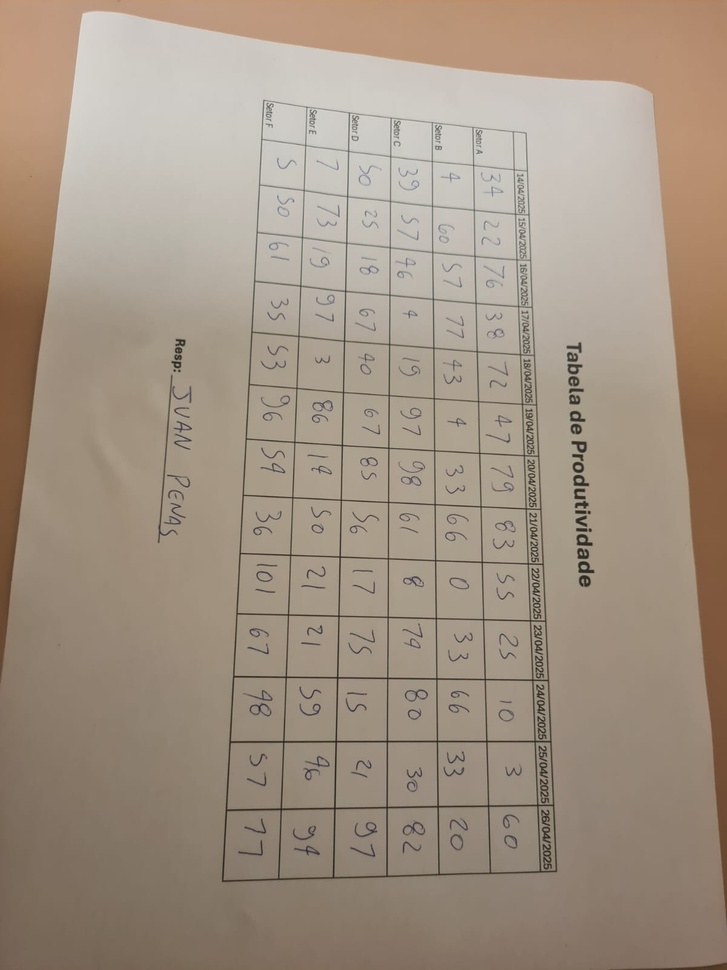
#> input picture foto.jpeg, 727 x 970 px, shrunk from 1200 x 1600 before the run
$ python main.py
#> lines starting #> are read from the running program, lines starting #| are printed output that depends on the picture; after the words box and inside, x2 and y2 are one past the last pixel; in counts of white or black regions, pixels touching at a corner belong together
import cv2
import numpy as np
import matplotlib.pyplot as plt
from datetime import datetime

start = datetime.now()


def display_image(image, figsize=(8, 8), title=None):
    """Exibe uma imagem com matplotlib em RGB."""
    image = cv2.cvtColor(image, cv2.COLOR_BGR2RGB)
    plt.figure(figsize=figsize)
    plt.imshow(image)
    plt.axis('off')
    if title:
        plt.title(title)
    plt.show()


# Carrega a imagem
image_original = cv2.imread('foto.jpeg')
#> image_original is the input picture: shape (970, 727, 3); mean B, G, R 131.1, 146.9, 162

# Rotaciona a imagem 90 graus no sentido anti-horário
image_original = cv2.rotate(image_original, cv2.ROTATE_90_COUNTERCLOCKWISE)
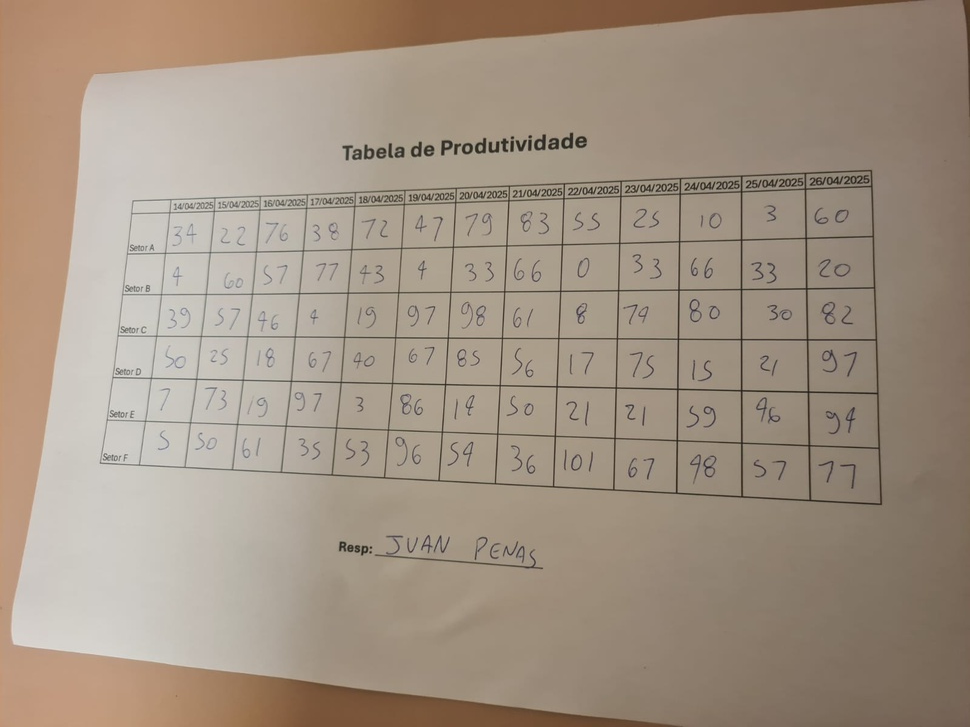
#> image_original: shape (727, 970, 3); mean B, G, R 131.1, 146.9, 162
cv2.imwrite('image_original.jpg', image_original)

image = image_original.copy()
display_image(image, figsize=(8, 8), title='Imagem Original')

# Detecta bordas
gray = cv2.cvtColor(image, cv2.COLOR_BGR2GRAY)
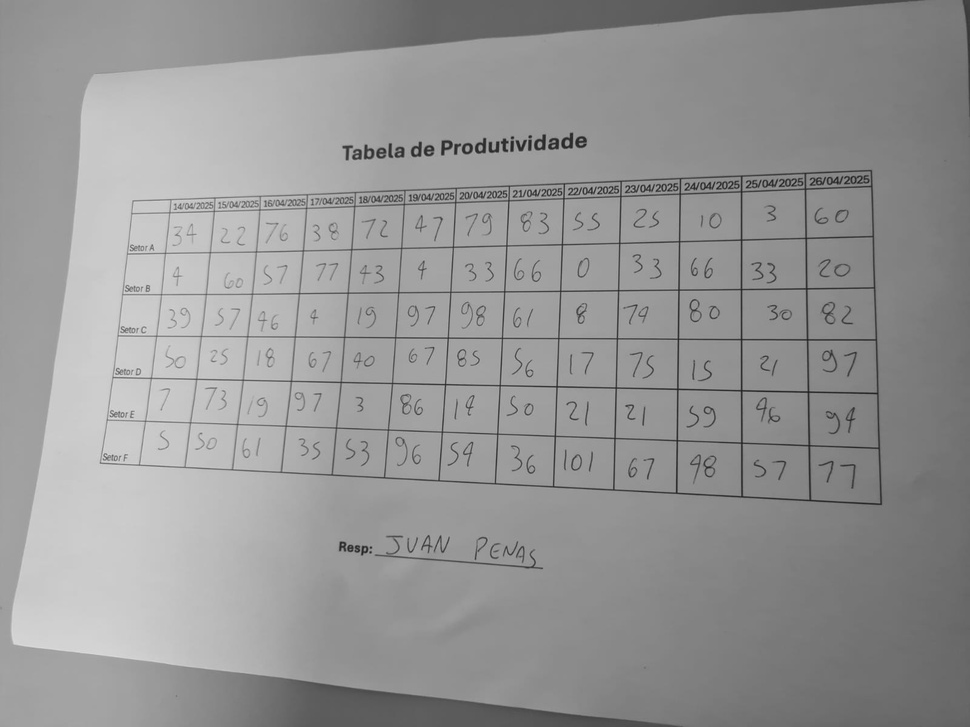
#> gray: shape (727, 970); min 28, max 224, mean 149.6
display_image(gray, figsize=(8, 8), title='Imagem Grayscale')
cv2.imwrite('gray.jpg', gray)

blurred = cv2.GaussianBlur(gray, (5, 5), 0)
display_image(blurred, figsize=(8, 8), title='Imagem Desfocada')
cv2.imwrite('blur.jpg', blurred)

edged = cv2.Canny(blurred, 75, 200)
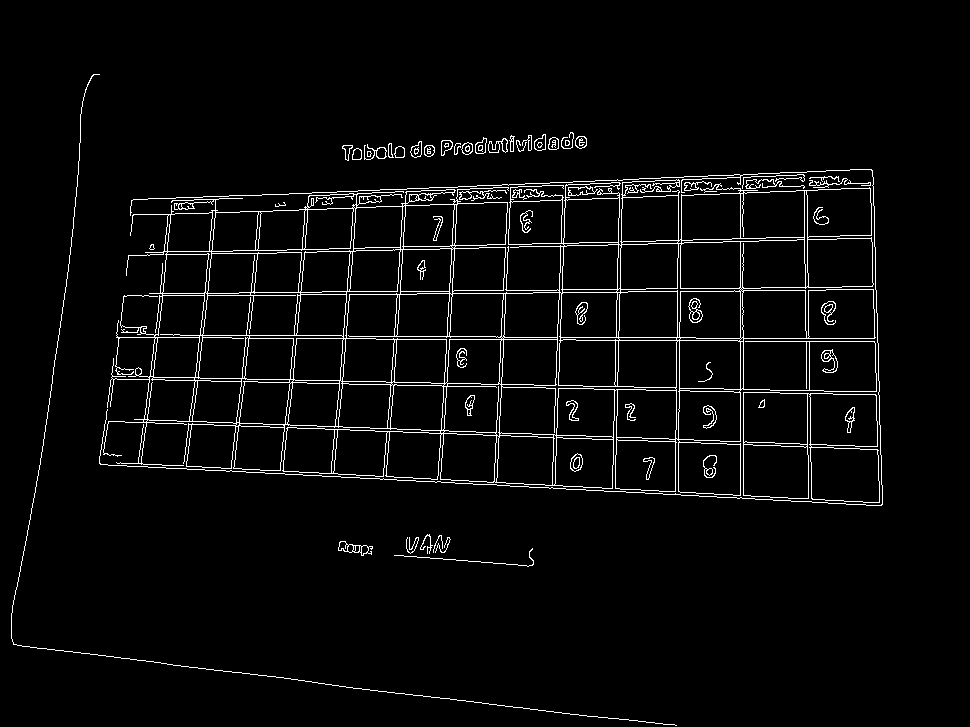
#> edged: shape (727, 970); 3.6% white in thin lines or dots, all inside (x1, y1, x2, y2) = (11, 74, 883, 726)
display_image(edged, figsize=(8, 8), title='Imagem Com Filtro Canny')
cv2.imwrite('edged.jpg', edged)

# Converte imagens de BGR para RGB para exibição com matplotlib
img1_rgb = cv2.cvtColor(image, cv2.COLOR_BGR2RGB)
img2_rgb = cv2.cvtColor(gray, cv2.COLOR_BGR2RGB)
img3_rgb = cv2.cvtColor(blurred, cv2.COLOR_BGR2RGB)
img4_rgb = cv2.cvtColor(edged, cv2.COLOR_BGR2RGB)

fig, axs = plt.subplots(1, 4, figsize=(20, 5))

axs[0].imshow(img1_rgb)
axs[1].imshow(img2_rgb)
axs[2].imshow(img3_rgb)
axs[3].imshow(img4_rgb)

for ax in axs.flat:
    ax.axis('off')

plt.tight_layout()
plt.savefig('preprocessing.jpg', bbox_inches='tight', pad_inches=0)
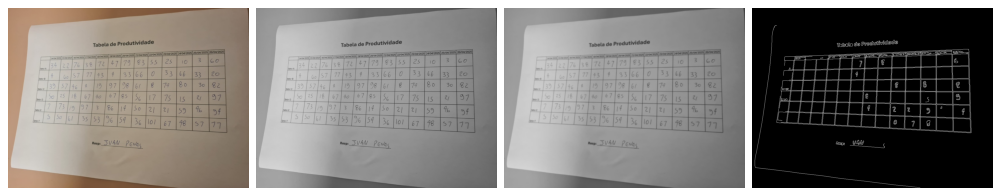
#> figure drawn by matplotlib, 4 panels
plt.show()

# Encontra os contornos
contours, _ = cv2.findContours(edged.copy(), cv2.RETR_LIST, cv2.CHAIN_APPROX_SIMPLE)
#> contours = 316 contours, 85 with area under 20; largest, box (x1, y1, x2, y2) and area: (103, 179, 877, 496) 177927, (743, 392, 880, 503) 13701, (202, 292, 301, 336) 3767, (810, 447, 880, 503) 3552, (809, 393, 878, 447) 3416
# Ordena os contornos pela área e pega os 5 maiores
contours = sorted(contours, key=cv2.contourArea, reverse=True)[:5]
#> contours = 5 contours; box (x1, y1, x2, y2) and area: (103, 179, 877, 496) 177927, (743, 392, 880, 503) 13701, (202, 292, 301, 336) 3767, (810, 447, 880, 503) 3552, (809, 393, 878, 447) 3416

doc_cnt = None

for c in contours:
    # Aproxima o contorno para um polígono
    peri = cv2.arcLength(c, True)
    approx = cv2.approxPolyDP(c, 0.05 * peri, True)

    # Verifica se o polígono tem 4 vértices (possível documento)
    if len(approx) == 4:
        doc_cnt = approx
        break
#> this loop made 4 passes
#> (peri, doc_cnt) on pass 4: (240.4, [[810, 448], [876, 449], [879, 501], [813, 499]])
#> peri on passes 2 to 3: 832.9, 521.7

if doc_cnt is None:
    raise ValueError('Documento não encontrado nos contornos.')

# Reorganiza os pontos em formato float32
points = doc_cnt.reshape(4, 2).astype('float32')
#> points = [[810, 448], [876, 449], [879, 501], [813, 499]]

# Desenha círculos vermelhos nos pontos identificados
for point in points:
    center = (int(point[0]), int(point[1]))
    cv2.circle(image, center, radius=5, color=(0, 0, 255), thickness=-1)
#> this loop made 4 passes
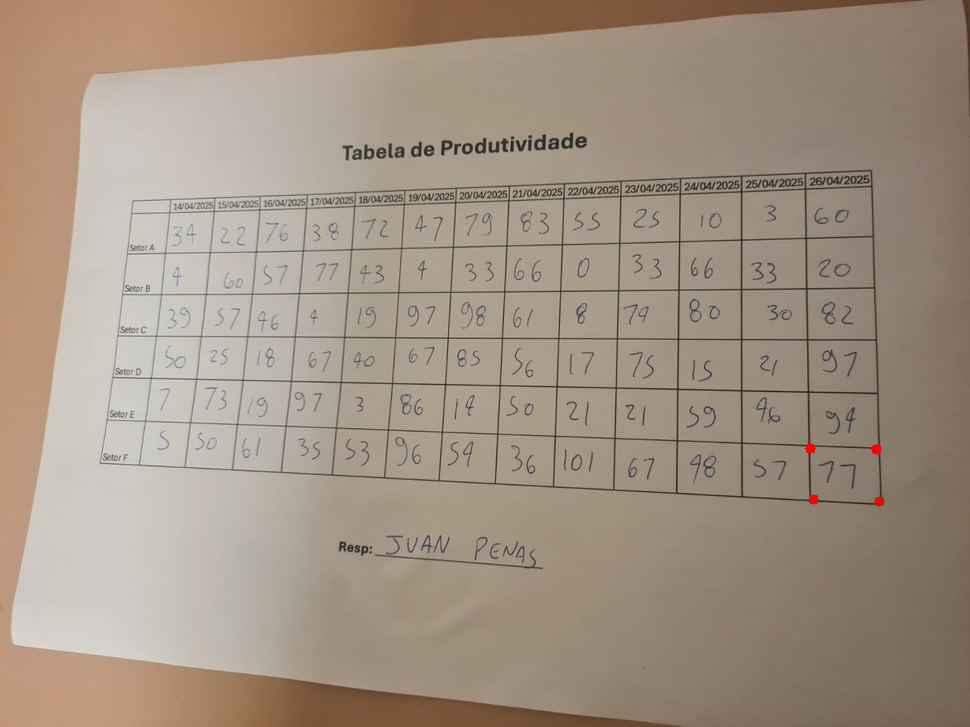
#> image: shape (727, 970, 3); 0.05% of pixels changed, all inside (x1, y1, x2, y2) = (805, 443, 885, 507)

display_image(image, figsize=(8, 8), title='Imagem Original Com Cantos Identificados')
cv2.imwrite('points.jpg', image)

# Desenha o contorno da tabela em azul
cv2.drawContours(image, [doc_cnt], -1, (255, 0, 0), 2)
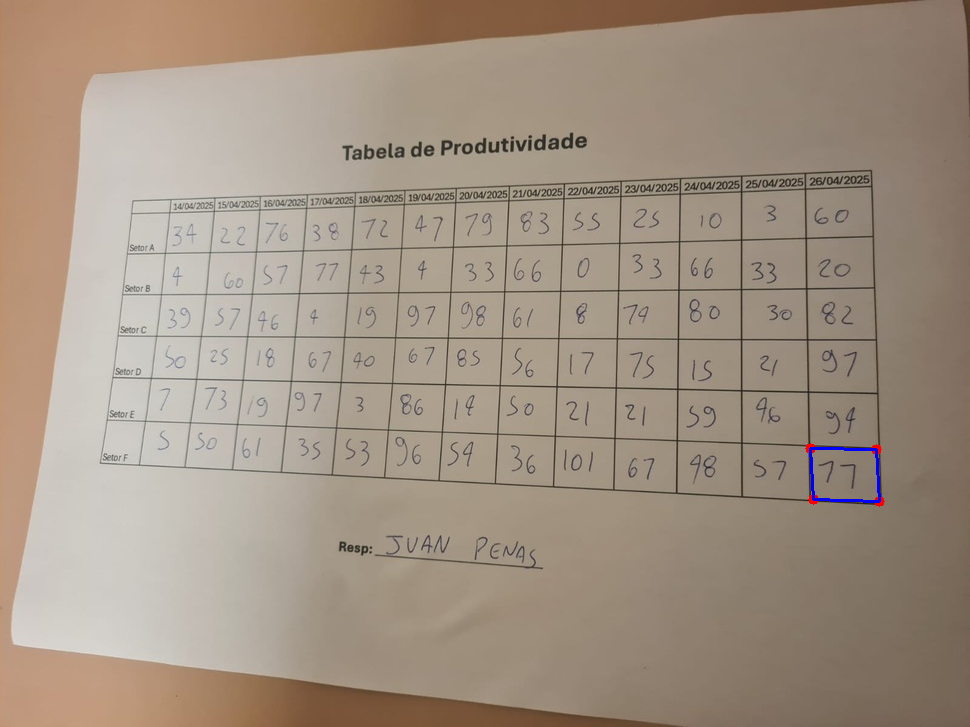
#> image: shape (727, 970, 3); 0.1% of pixels changed, all inside (x1, y1, x2, y2) = (809, 447, 881, 503)
display_image(image, figsize=(8, 8), title='Imagem Original Com Contorno na Tabela')
cv2.imwrite('contour.jpg', image)

# Ordena os pontos na ordem: topo-esquerdo, topo-direito, baixo-direito, baixo-esquerdo
ordered_points = np.zeros((4, 2), dtype='float32')

s = points.sum(axis=1)
#> s = [1258, 1325, 1380, 1312]
ordered_points[0] = points[np.argmin(s)]
ordered_points[2] = points[np.argmax(s)]

diff = np.diff(points, axis=1)
#> diff = [-362, -427, -378, -314]
ordered_points[1] = points[np.argmin(diff)]
ordered_points[3] = points[np.argmax(diff)]

(tl, tr, br, bl) = ordered_points

# Calcula a largura máxima da nova imagem
widthA = np.linalg.norm(br - bl)
widthB = np.linalg.norm(tr - tl)
max_width = max(int(widthA), int(widthB))

# Calcula a altura máxima da nova imagem
heightA = np.linalg.norm(tr - br)
heightB = np.linalg.norm(tl - bl)
max_height = max(int(heightA), int(heightB))

# Define os pontos de destino para a transformação perspectiva
destination = np.array([
    [0, 0],
    [max_width - 1, 0],
    [max_width - 1, max_height - 1],
    [0, max_height - 1]
], dtype='float32')

# Calcula a matriz de transformação perspectiva
M = cv2.getPerspectiveTransform(ordered_points, destination)
#> M = [[1.3, -0.0764, -1017.6], [-0.0196, 1.29, -562.9], [0.000385, -4.48e-05, 1]]

# Aplica a transformação perspectiva para obter a imagem retificada
warped = cv2.warpPerspective(image_original.copy(), M, (max_width, max_height))
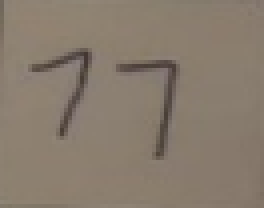
#> warped: shape (52, 66, 3) (shown 4 times larger); mean B, G, R 109.5, 123.6, 136.3

display_image(image_original, figsize=(8, 8), title='Imagem Original')
display_image(warped, figsize=(8, 8), title='Tabela Extraída')

cv2.imwrite('tabela_extraida.jpg', warped)

print(f'Tempo decorrido: {datetime.now() - start}')
